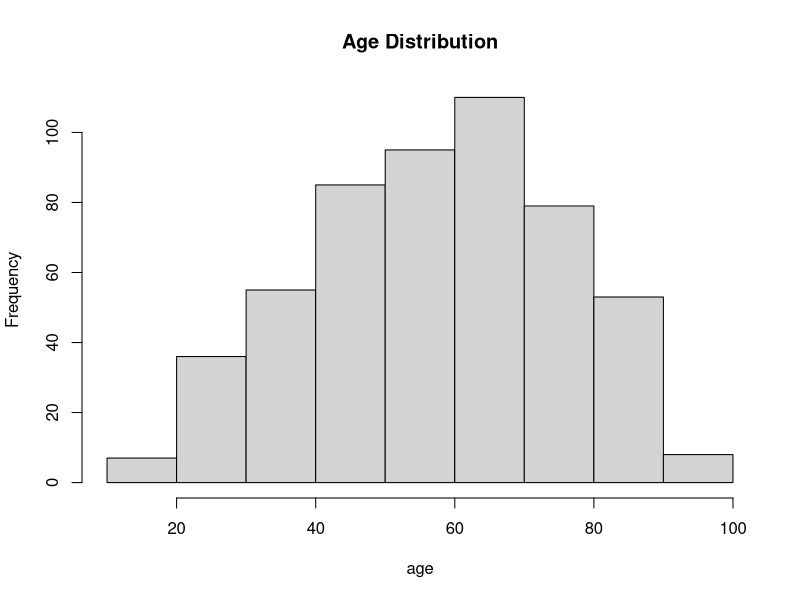
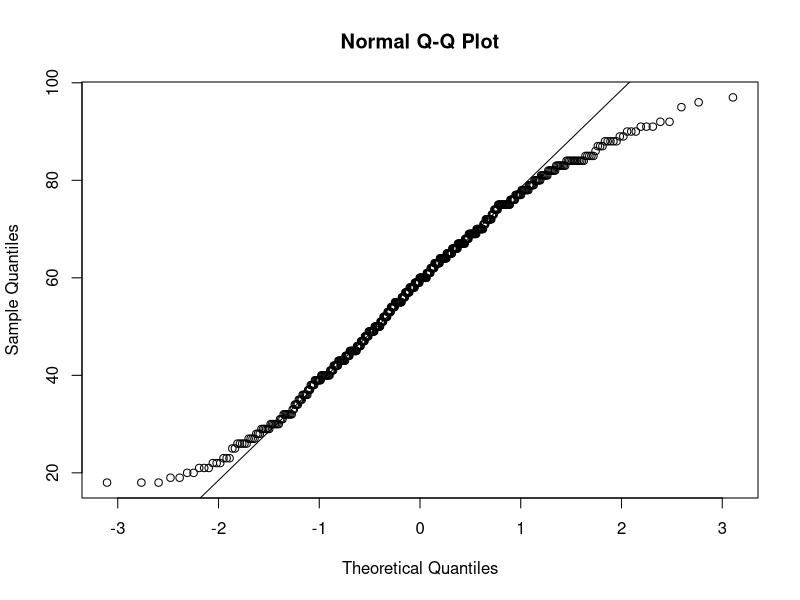
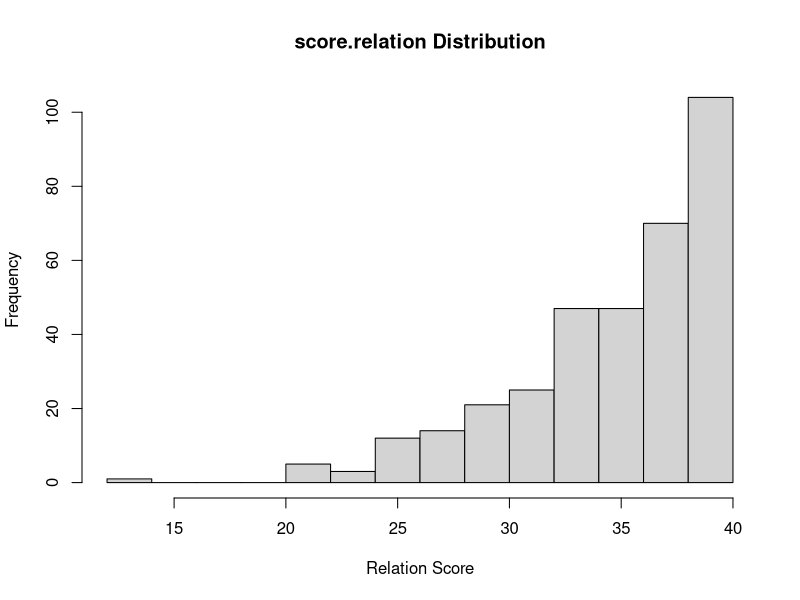
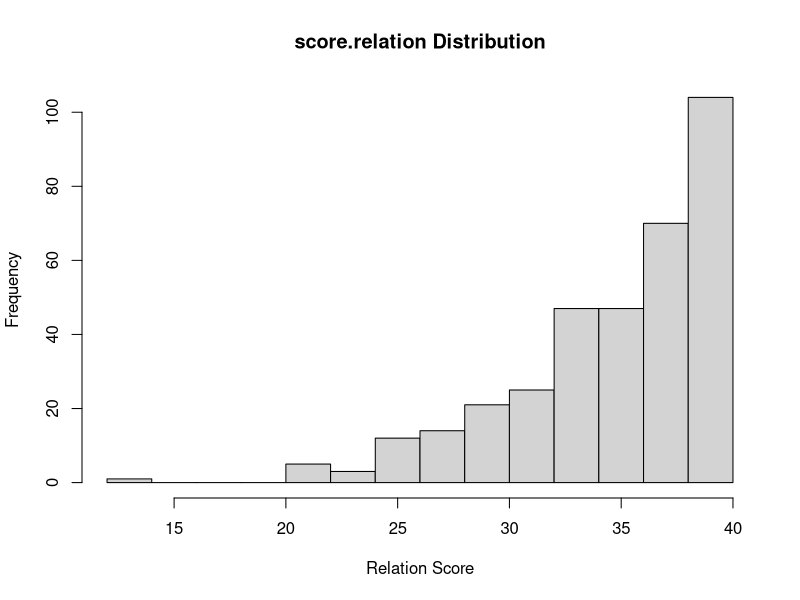
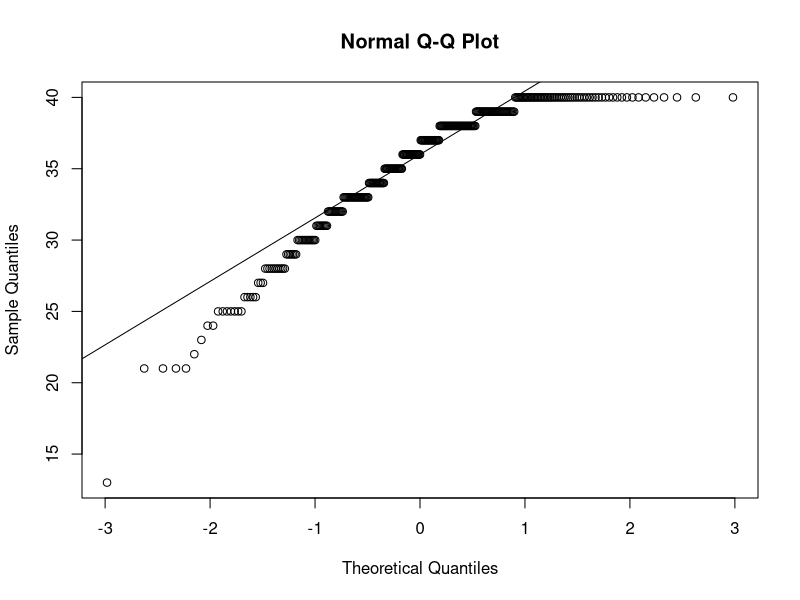
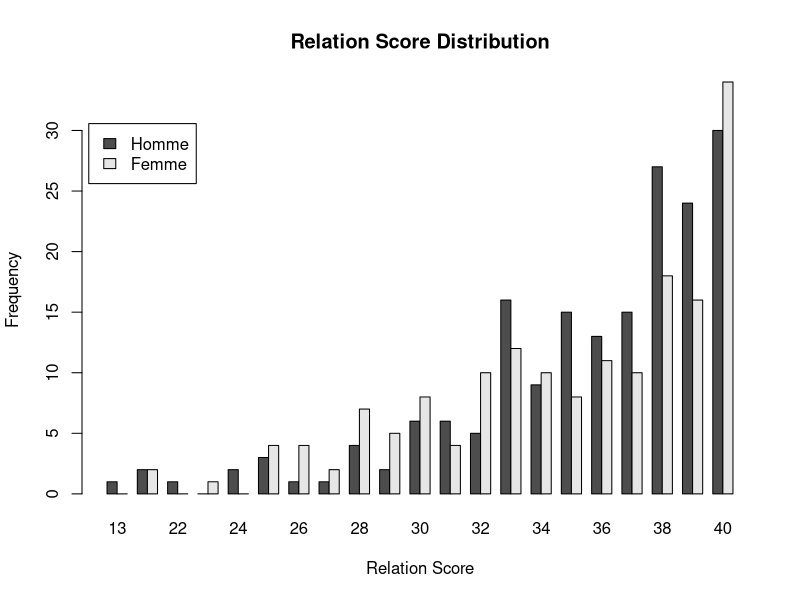
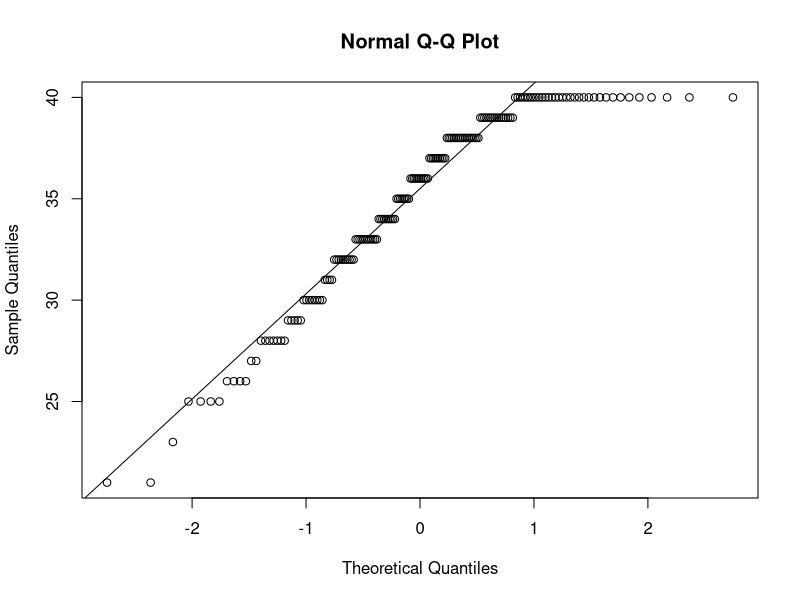

Generate these figures, in order, with R:
# load the data
setwd("C:/Users/user/Desktop/R (Paris Sud)/data")
sh <- read.csv2("satisfaction_hopital.csv")

# Q1. Transform the variable 'recommender' into a binary variable 'recommender.b':
# 'recommender.b' is equal to 0 if 'recommender' is 0 or 1;
# 'recommender.b' is equal to 1 if 'recommender' is 2.For the three categorical variables in the file (you determine which variables they are), present the percentages of subjects belonging to each of the categories.
## To transform, we use the function ifelse
sh$recommander.b <- ifelse(sh$recommander<2,0,1)
## Verify if the transformation was OK
table(sh$recommander,sh$recommander.b,deparse.level = 2,useNA = "always")

# Q2. Using an odds ratio, estimate the strength of the association between "recommender.b" and "sexe" Estimate a confidence interval for this odds ratio.
## We use the twoby2 function from the Epi library
library(Epi)
## there is no order for homme and femme so we can keep 0 and 1 and not flip them.
twoby2(sh$sexe,1-sh$recommander.b)
## there is not a strong association between recommender.b and sexe the odds ratio is 0.922 with a conf. interval of 0.6 to 1.4 and a p of 0.75.

# Q3. Calculate the (Pearson) correlation between 'score.relation' and 'age.' Statistically test this correlation (the script should include the possible verification of the validity conditions of the method used).
## Pearson is valid when one of the variable has a normal distribution.
## we check the distribution for age
hist(sh$age, xlab="age", main = "Age Distribution")
## We can also plot the qqplots for age
qqnorm(sh$age)
qqline(sh$age)
## The histogram and qqplots for age show that they fairly follow a normal distribution
## The age variable deviates from the normality line at its ends
## We check for score.relation
hist(sh$score.relation, xlab = "Relation Score", main = "score.relation Distribution")
## score.relation is highly non-normal. However, it is enough to have 1 normally distributed variable
## correlation calculation
cor.test(sh$age,sh$score.relation)

# Q4. Is the average relationship score significantly different between men and women? (The script should include the possible verification of the validity conditions of the method used).
## We want to check if the averages are different or not. We should use t-test or Wilcox.
## to use the t-test, the score.relation distribution should be normal and the variances should be almost the same.
hist(sh$score.relation, xlab = "Relation Score", main = "score.relation Distribution")
## We can check the qqplots for further investigation
qqnorm(sh$score.relation)
qqline(sh$score.relation)
## the distributions don't seem to be normally distributed
## let us check the st.dev for both anyway
tapply(sh$score.relation, sh$sexe, sd, na.rm=TRUE)
## the score.relation distribution doesn't seem to be normally distributed
## we will use wilcox
wilcox.test(sh$score.relation~sh$sexe)

#### Extra
sr.sexe <- table(sh$sexe,sh$score.relation)
barplot(sr.sexe, beside = TRUE, xlab = "Relation Score", ylab = "Frequency", main = "Relation Score Distribution", legend.text = c("Homme","Femme"), args.legend = list(x = "topleft", inset = c(0.01, 0.1)))
## for women
qqnorm(sh$score.relation[which(sh$sexe==1)])
qqline(sh$score.relation[which(sh$sexe==1)])
